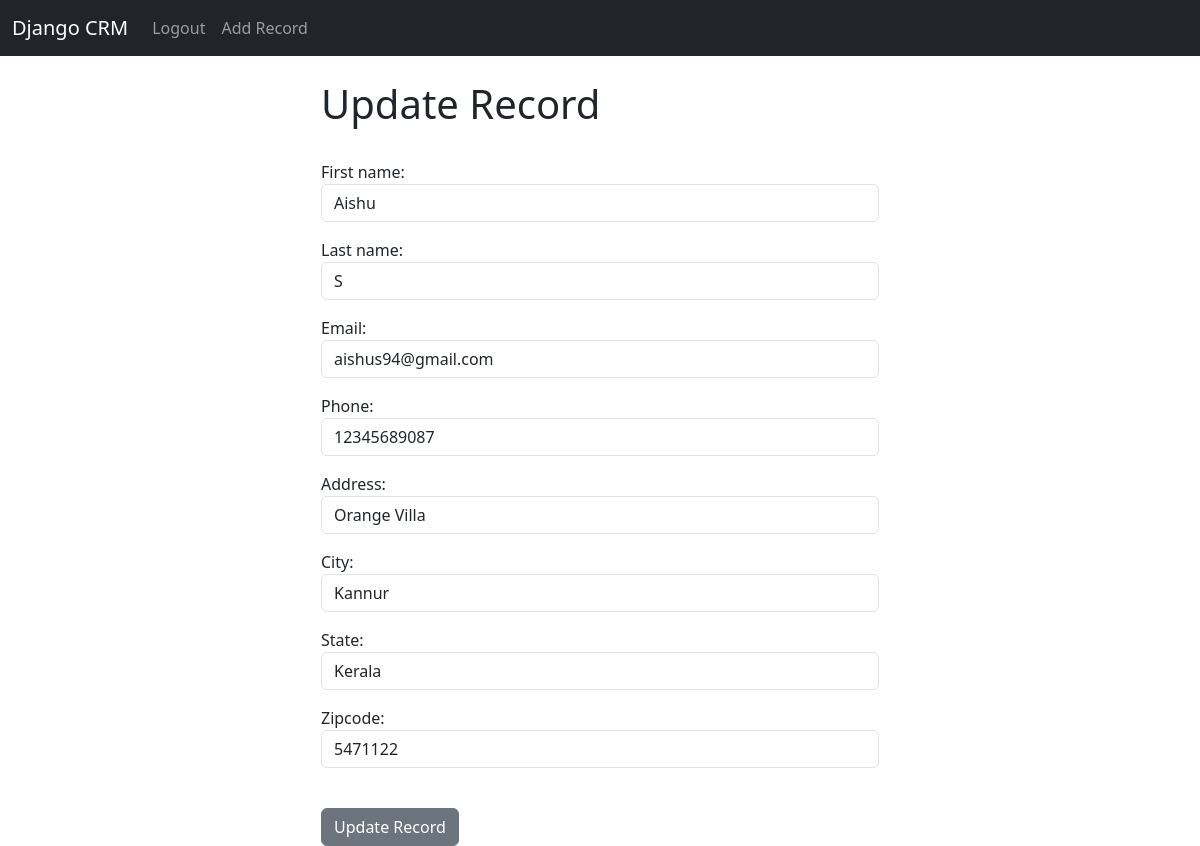
Page /update_record/3 (signed in) on the committed database.
### website/models.py (models this page shows, shortened)
class Record(models.Model):
	created_at = models.DateTimeField(auto_now_add = True)
	first_name = models.CharField(max_length=50)
	last_name = models.CharField(max_length=50)
	email = models.CharField(max_length=100)
	phone = models.CharField(max_length=15)
	address = models.CharField(max_length=100)
	city = models.CharField(max_length=50)
	state = models.CharField(max_length=50)
	zipcode = models.CharField(max_length=15)

### website/views.py (the view)
# urls.py: path('update_record/<int:pk>', views.update_record, name='update_record'),
def update_record(request,pk):
	if request.user.is_authenticated:
		curr_record = Record.objects.get(id=pk)
		form = AddRecord(request.POST or None, instance=curr_record)
		if form.is_valid():
			form.save()
			messages.success(request,"Record has been updated successfully...")
			return redirect('home')
		return render(request,'update_record.html', {'form': form})
	else:
		messages.success(request,"You have to be logged in to update the records...")
		return redirect('home')

### website/forms.py
class AddRecord(forms.ModelForm):
	first_name = forms.CharField(required=True, max_length=50, widget=forms.TextInput(attrs={'class':'form-control', 'placeholder':'First Name'}))
	last_name = forms.CharField(required=True, max_length=50, widget=forms.TextInput(attrs={'class':'form-control', 'placeholder':'Last Name'}))
	email = forms.EmailField(required=True, widget=forms.TextInput(attrs={'class':'form-control', 'placeholder':'Email Address'}))
	phone = forms.CharField(required=True, max_length=50, widget=forms.TextInput(attrs={'class':'form-control', 'placeholder':'Phone'}))
	address = forms.CharField(required=True, max_length=50, widget=forms.TextInput(attrs={'class':'form-control', 'placeholder':'Address'}))
	city = forms.CharField(required=True, widget=forms.TextInput(attrs={'class':'form-control', 'placeholder':'City'}))
	state = forms.CharField(required=True, max_length=50, widget=forms.TextInput(attrs={'class':'form-control', 'placeholder':'State'}))
	zipcode = forms.CharField(required=True, max_length=50, widget=forms.TextInput(attrs={'class':'form-control', 'placeholder':'Zipcode'}))
	class Meta:
		model = Record
		exclude = ("user",)

### website/templates/update_record.html (shortened to what this page needs)
{% extends 'base.html' %}
{% block content %}
<div class="col-md-6 offset-md-3">
	<h1>Update Record</h1>
	<br/>
	<form method="POST">
			{{ form.as_p }}
			<br/>
			<button type="submit" class="btn btn-secondary">Update Record</button>
	</form>
</div>
{% endblock %}

### rows in the picture
Record: first_name "Aishu", last_name "S", email "aishus94@gmail.com", phone "12345689087", address "Orange Villa", city "Kannur", state "Kerala", zipcode "5471122"
